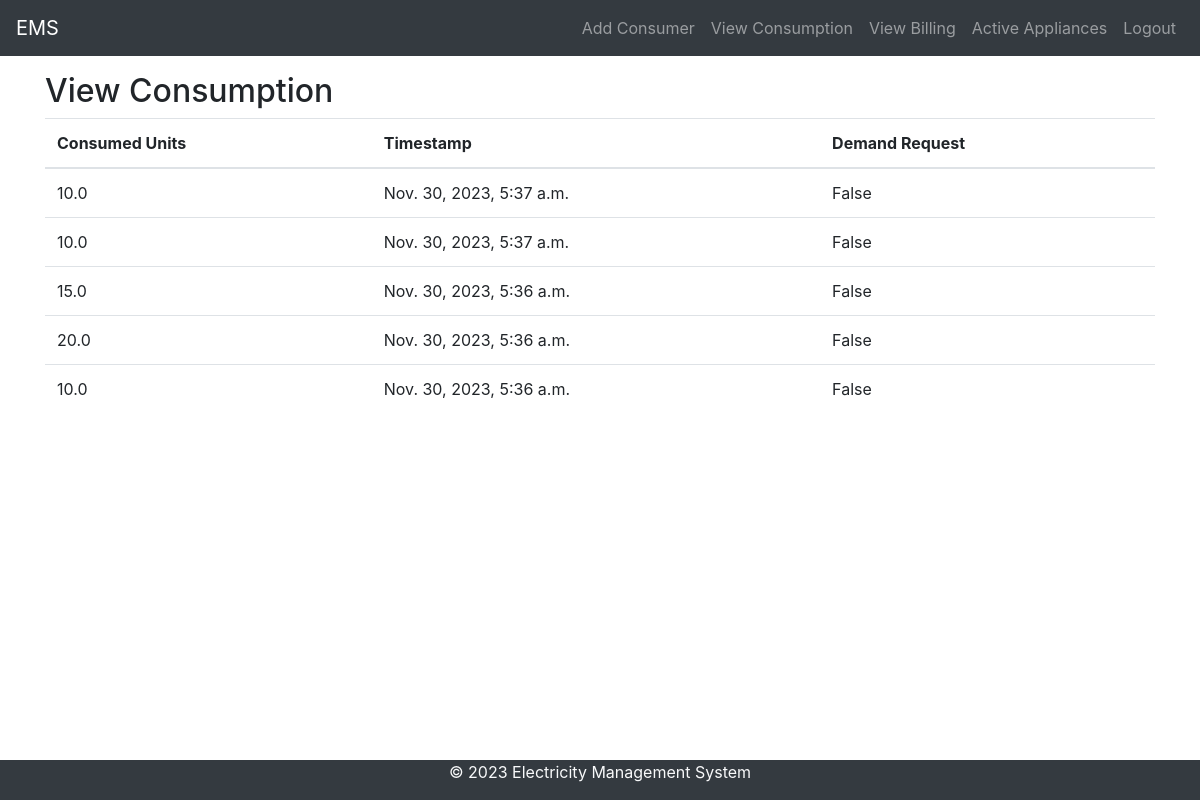
/electricity_management/view_consumption/ (signed in), run on the app's committed database.
### electricity_management/models.py (models this page shows, shortened)
class Consumption(models.Model):
    consumer = models.ForeignKey(Consumer, on_delete=models.CASCADE)
    consumed_units = models.FloatField(default=0)  # Default to 0
    timestamp = models.DateTimeField(auto_now_add=True)
    demand_request = models.BooleanField(default=False)

### electricity_management/views.py (the view)
# urls.py: path('view_consumption/', views.view_consumption, name='view_consumption'),
@login_required
def view_consumption(request):
    user = request.user
    try:
        consumers = user.consumer_set.all()  # Reverse relation for ForeignKey
        consumptions = Consumption.objects.filter(consumer__in=consumers).order_by('-timestamp')
    except Consumer.DoesNotExist:
        consumers = None
        consumptions = []
    return render(request, 'electricity_management/view_consumption.html', {'consumers': consumers, 'consumptions': consumptions})

### templates/electricity_management/view_consumption.html (shortened to what this page needs)
{% extends 'base.html' %}
{% block content %}
  <h2>View Consumption</h2>
  {% if consumptions %}
    <table class="table">
      <thead>
        <tr>
          <th scope="col">Consumed Units</th>
          <th scope="col">Timestamp</th>
          <th scope="col">Demand Request</th>
        </tr>
      </thead>
      <tbody>
        {% for consumption in consumptions %}
          <tr>
            <td>{{ consumption.consumed_units }}</td>
            <td>{{ consumption.timestamp }}</td>
            <td>{{ consumption.demand_request }}</td>
          </tr>
        {% endfor %}
      </tbody>
    </table>
  {% else %}
    <p>No consumption records available.</p>
  {% endif %}
{% endblock %}

### templates/base.html (shortened to what this page needs)
<!DOCTYPE html>
<html lang="en">
<head>
    <link rel="stylesheet" href="https://stackpath.bootstrapcdn.com/bootstrap/4.5.2/css/bootstrap.min.css">
</head>
<body>
<nav class="navbar navbar-expand-lg navbar-dark bg-dark">
    <a class="navbar-brand" href="{% url 'home' %}">EMS</a>
    <div class="collapse navbar-collapse" id="navbarNav">
        <ul class="navbar-nav ml-auto">
            {% if user.is_authenticated %}
                <li class="nav-item">
                    <a class="nav-link" href="{% url 'electricity_management:add_consumer' %}">Add Consumer</a>
                </li>
                <li class="nav-item">
                    <a class="nav-link" href="{% url 'electricity_management:view_consumption' %}">View Consumption</a>
                </li>
                <li class="nav-item">
                    <a class="nav-link" href="{% url 'electricity_management:view_billing' %}">View Billing</a>
                </li>
                <li class="nav-item">
                    <a class="nav-link" href="{% url 'electricity_management:control_appliances' %}">Active Appliances</a>
                </li>
                <li class="nav-item">
                    <a class="nav-link" href="{% url 'logout' %}">Logout</a>
                </li>
            {% endif %}
        </ul>
    </div>
</nav>
<div class="container mt-3 content">
    {% block content %}{% endblock %}
</div>
<footer class="footer bg-dark text-light mt-auto">
    <div class="container text-center">
        <p>&copy; 2023 Electricity Management System</p>
    </div>
</footer>
</body>
</html>

### templates/base.html (style rules this page uses)
body { display: flex; flex-direction: column; min-height: 100vh; }
.content { flex: 1; }

### data on the page
Consumption: consumed_units "10.0", timestamp "Nov. 30, 2023, 5:37 a.m.", demand_request "False"
Consumption: consumed_units "10.0", timestamp "Nov. 30, 2023, 5:37 a.m.", demand_request "False"
Consumption: consumed_units "15.0", timestamp "Nov. 30, 2023, 5:36 a.m.", demand_request "False"
Consumption: consumed_units "20.0", timestamp "Nov. 30, 2023, 5:36 a.m.", demand_request "False"
Consumption: consumed_units "10.0", timestamp "Nov. 30, 2023, 5:36 a.m.", demand_request "False"
